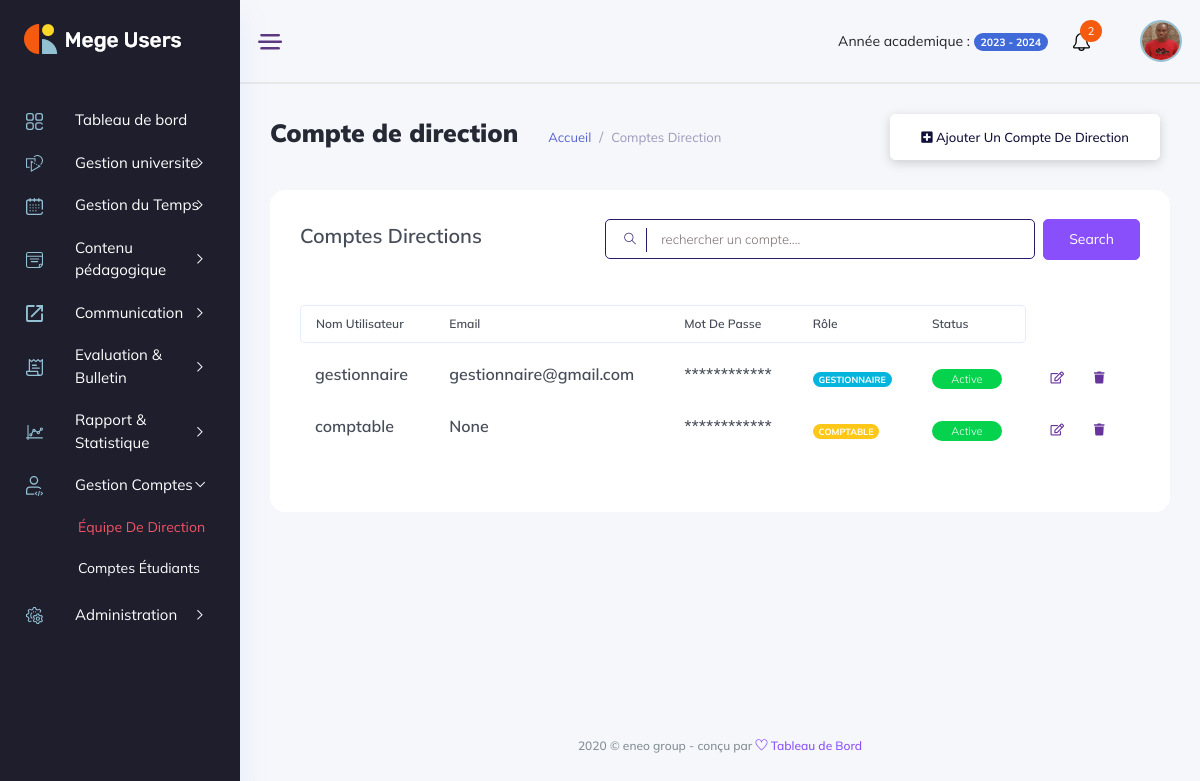
The page /comptes/compte_directions/ (signed in) on the database as committed earlier.
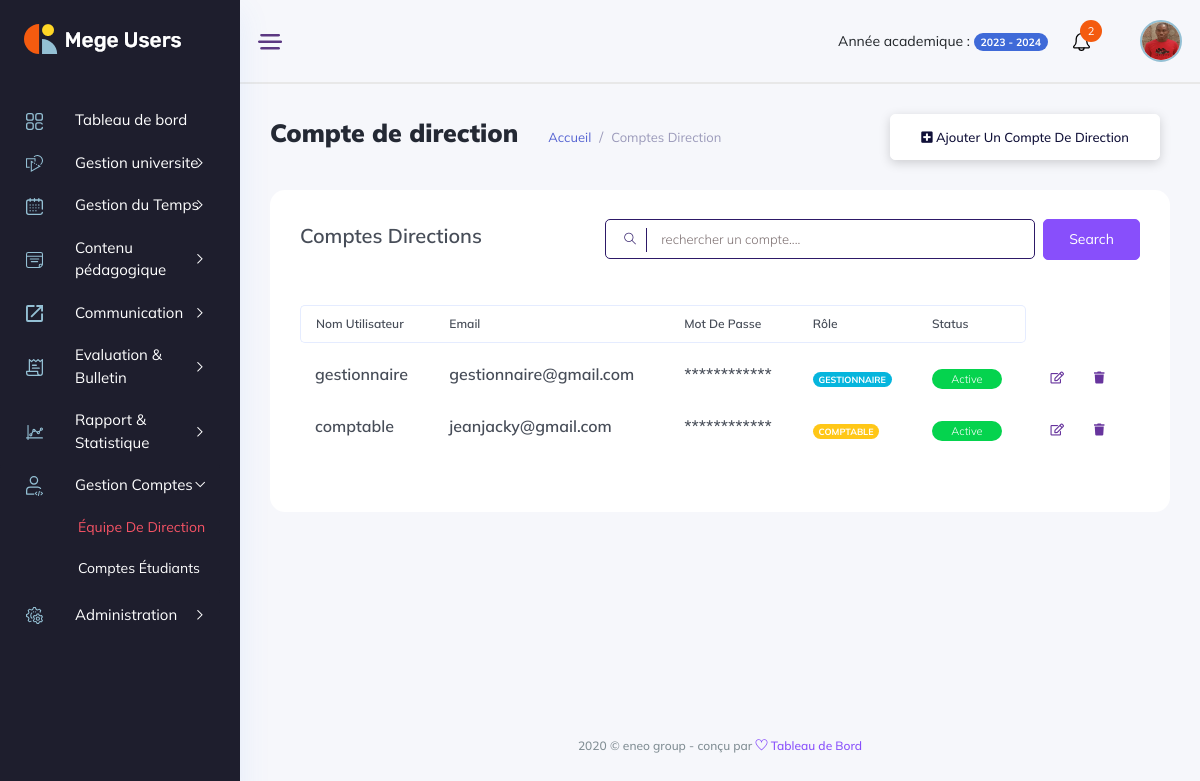
The same page on the database as committed later.
### backend/models/user_account.py (models this page shows, shortened)
class User(AbstractBaseUser, PermissionsMixin):
    from backend.models.gestion_ecole import Etablishment
    school = models.ForeignKey(Etablishment, on_delete=models.CASCADE, null=True, blank=True)
    username = models.CharField(max_length=255, unique=True,)
    student = models.OneToOneField(Student, unique=True, on_delete=models.SET_NULL, null=True, blank=True)
    teacher = models.OneToOneField(Teacher, unique=True, on_delete=models.SET_NULL, null=True, blank=True)
    management_profil = models.OneToOneField(ManagementProfil, unique=True, on_delete=models.CASCADE, null=True, blank=True)
    is_active = models.BooleanField(default=True)
    is_admin = models.BooleanField(default=False)
    is_manager = models.BooleanField(default=False)
    is_accountant = models.BooleanField(default=False)
    is_student = models.BooleanField(default=False)
    is_teacher = models.BooleanField(default=False)
    created_at = models.DateTimeField(auto_now_add=True)
    updated_at = models.DateTimeField(auto_now=True)
    objects = UserManager()
    USERNAME_FIELD = 'username'
    def __str__(self):
        return f"Utilisateur : {self.username}"

class ManagementProfil(models.Model):
    lastname = models.CharField(max_length=50, blank=True)
    firstname = models.CharField(max_length=50, blank=True)
    address = models.CharField(max_length=50, blank=True)
    tel = models.CharField(max_length=20, blank=True)
    city = models.CharField(max_length=17, choices=cities, blank=True)
    sex = models.CharField(max_length=10, choices=sexes, blank=True)
    email = models.CharField(max_length=120, unique=True, blank=True, null=True)
    picture = models.ImageField(upload_to="managements_images", blank=True, null=True)
    bio = models.TextField(blank=True)
    created_at = models.DateTimeField(auto_now_add=True, null=True)
    updated_at = models.DateTimeField(auto_now=True, null=True)

### manager_dashboard/views/comptes_view.py (the view, shortened to what this page needs)
class ListAllDirectionAccount(View):
    template = "manager_dashboard/comptes/compte_direction.html"
    def dispatch(self,request, *args, **kwargs):
        if not request.user.is_authenticated:
            return redirect('backend:login')
        if request.user.is_manager or request.user.is_admin:
            return super().dispatch(request, *args, **kwargs)
        return redirect('backend:logout')
    def get(self, request, *args, **kwargs):
        managers_and_accountants = User.objects.filter(is_manager=True) | User.objects.filter(is_accountant=True)
        print(managers_and_accountants)
        context_object = {'managers_and_accountants': managers_and_accountants}
        return render(request, template_name=self.template, context=context_object)

### manager_dashboard/templates/manager_dashboard/comptes/compte_direction.html (shortened to what the changed rows need)
{% extends '../base.html' %}
{% load static %}
{% block content %}
<div class="main_content_iner overly_inner ">
    <div class="container-fluid p-0 ">
        <div class="row">
            <div class="col-lg-12">
                <div class="white_card card_height_100 mb_30 pt-4">
                    <div class="white_card_body">
                        <div class="QA_section">
                            <div class="QA_table mb_30">
                                <table class="table lms_table_active ">
                                    <thead>
                                        <tr>
                                            <th scope="col">Nom Utilisateur</th>
                                            <th scope="col">Email</th>
                                            <th scope="col">Mot de passe</th>
                                            <th scope="col">Rôle</th>
                                            <th scope="col">Status</th>
                                        </tr>
                                    </thead>
                                    <tbody>
                                        {% for account in managers_and_accountants %}
                                        <tr>
                                            <td> <h6> {{account.username}} </h6> </td>
                                            <td><h6> {{account.management_profil.email}} </h6></td>
                                            <td><h6>************</h6></td>
                                            <td>
                                                {% if account.is_manager %}
                                                    <span class="badge rounded-pill bg-info">GESTIONNAIRE</span>
                                                {% else %}
                                                    <span class="badge rounded-pill bg-warning">COMPTABLE</span>
                                                {% endif %}
                                            </td>
                                            <td><a class="status_btn">Active</a></td>
                                            <td>
                                                <div class="action_btns d-flex">
                                                    <a href="#" class="action_btn mr_10"> <i class="far fa-edit"></i> </a>
                                                    <a href="#" class="action_btn"> <i class="fas fa-trash"></i> </a>
                                                </div>
                                            </td>
                                        </tr>
                                        {% endfor %}
                                    </tbody>
                                </table>
                            </div>
                        </div>
                    </div>
                </div>
            </div>
        </div>
    </div>
</div>
{% endblock content %}

Rows that differ between the two databases and show on the page:
changed User "comptable": management_profil.email "None" → "jeanjacky@gmail.com"
